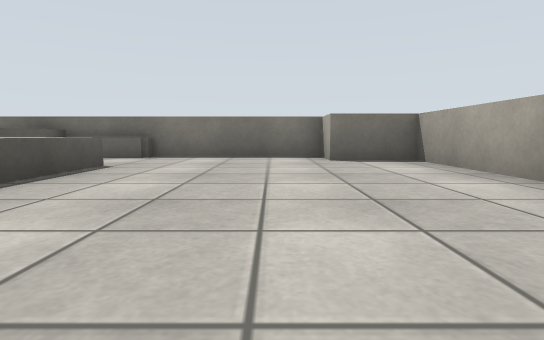
View 1 (above)

16 first-person views from a walk through a robot-simulator world made for Gazebo. The camera is 0.21 m above the floor, tilts 6° down and sees 80° across. The floor is counted in squares, 0.5 m on a side. Each view is taken from the middle of a square. On the plan, view 1 faces up. The plan holds only what a view shows up to about 9 squares ahead; the rest is blank. Some stock models are drawn as simple stand-ins.

View 2
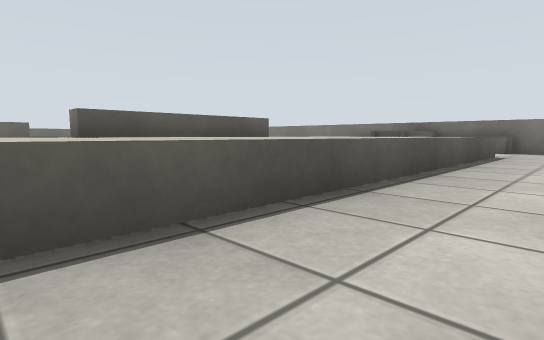

View 3
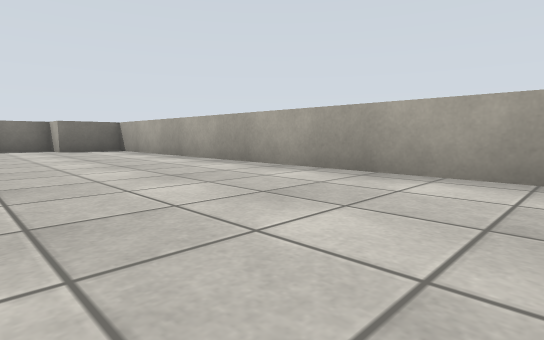

View 4
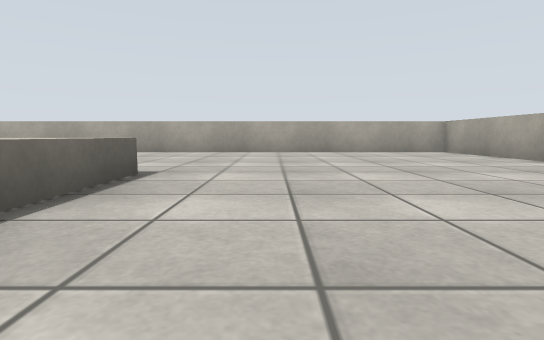

View 5
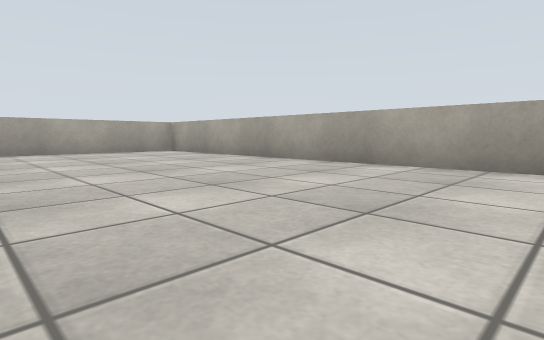

View 6
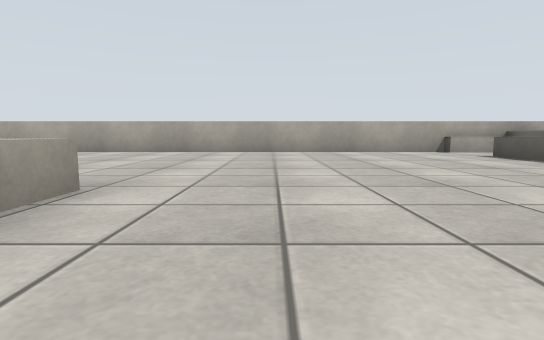

View 7
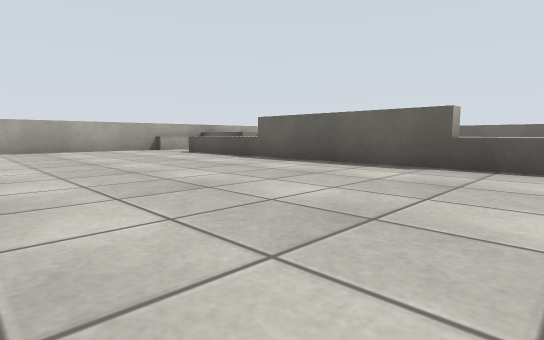

View 8
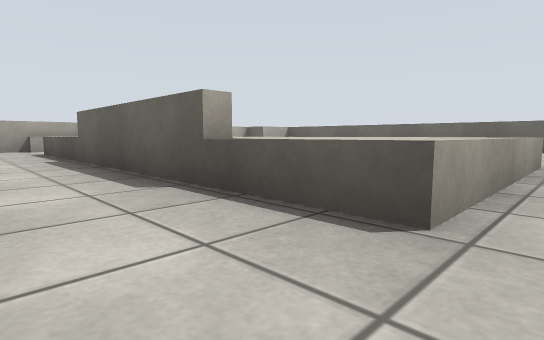

View 9
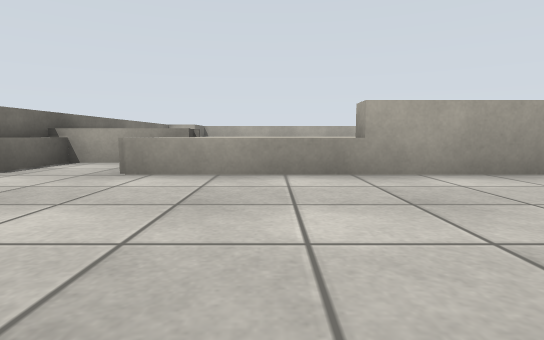

View 10
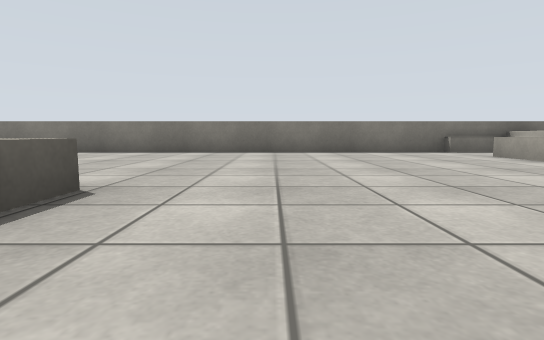

View 11
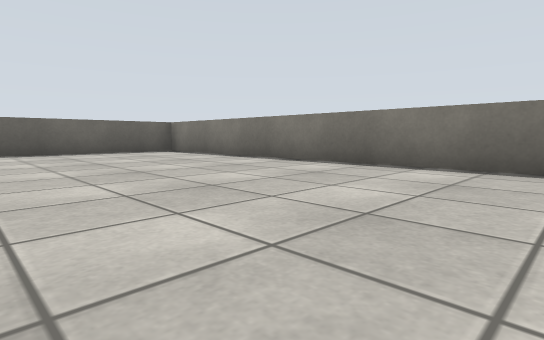

View 12
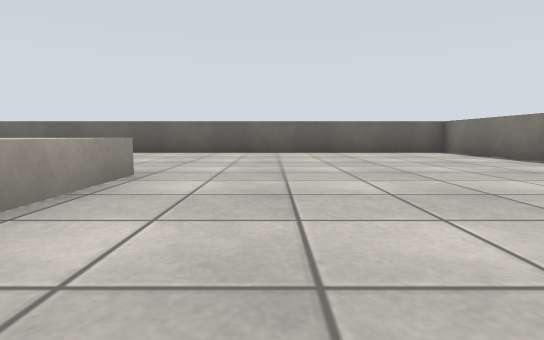

View 13
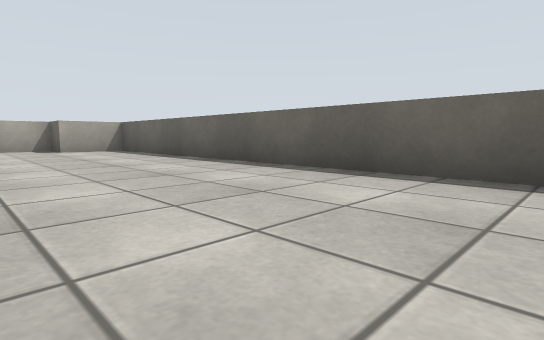

View 14
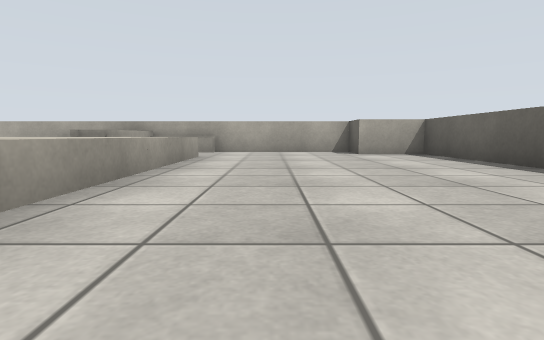

View 15
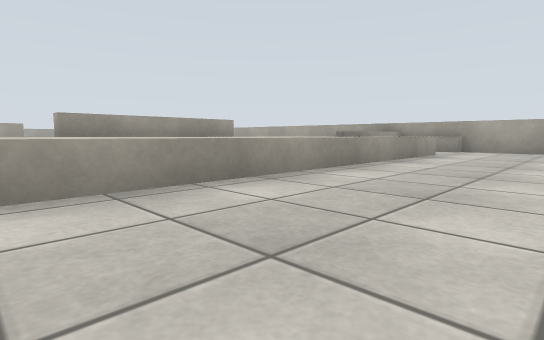

View 16
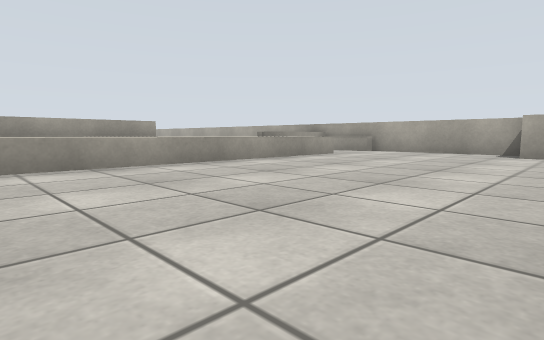

### Floor plan
Points are (right, up) in squares from view 1. A wall is a line through its corners. A room is listed if a view was taken in it or the views show most of it. See-through windows are left out.
Room 1 (views 1, 2, 3, 4, 5, 6, 7, 8, 9, 10, 11, 12, 13, 14, 15, 16)
walls: (-6.5, 1.5) (-6.5, 2) (-6.1, 2) (-6.1, 1.4); (1.1, 6.5) (-21.5, 6.5) (-21.5, -8.5); (-20.1, -9.5) (2.5, -9.5) (2.5, 5.5)
low walls: (-4.9, 6.2) (-6.5, 6.2); (-13.6, -9.2) (-12.5, -9.2); (-2.4, 6.2) (-3.5, 6.2); (-16.6, -9.2) (-15.9, -9.2)
objects: grey box (-22, -9) to (-20, -9); grey box (-16, -7) to (-13, -5); grey box (-16, -4) to (-13, -2); grey box (-16, -1) to (-13, 0); grey box (-15, -8) to (-14, -8); other object (-15, -7); other object (-14, -7); grey box (-6, -3) to (-6, -2); grey box (-6, -1) to (-3, 1); grey box (-6, 2) to (-5, 4); other object (-5, 4); grey box (-5, 5) to (-4, 6); grey box (-4, -3) to (-3, -2); other object (-4, 4); grey box (-3, 2) to (-3, 4); grey box (1, 6) to (3, 6)

Where each view was taken, in squares from view 1:
view 1: 0 up, 0 right, facing up
view 2: 3 down, 1 left, facing up-left
view 3: 4 down, 1 left, facing up-right
view 4: 5 down, 6 left, facing right
view 5: 5 down, 6 left, facing down-right
view 6: 1 down, 8 left, facing down
view 7: 0 up, 8 left, facing down-left
view 8: 1 up, 11 left, facing down-left
view 9: 3 up, 10 left, facing right
view 10: 2 down, 11 left, facing up
view 11: 2 up, 13 left, facing up-left
view 12: 2 up, 13 left, facing left
view 13: 1 up, 18 left, facing down-left
view 14: 1 down, 18 left, facing down
view 15: 0 up, 19 left, facing down-right
view 16: 1 down, 21 left, facing down-right
